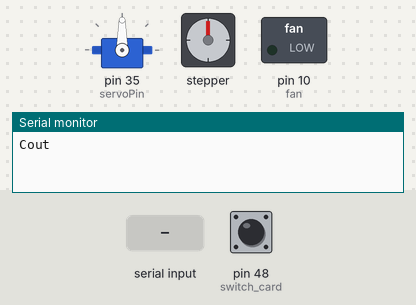
A program run on a simulated Arduino Mega 2560, built with avr-gcc and run on an emulated ATmega2560. Parts: servo, stepper motor, switched loads named in the program (green lamp = pin HIGH), the last lines printed to the serial monitor. The inputs (shaded band) are chosen by the test bench; at power-on: pin 48 (switch_card) HIGH. Stepper angles assume 100 steps per turn; pins used as bus, display or sensor lines are not drawn.

Above: at 1.2 s.
1.3 s: "D,150\n" received over Serial
At 15.2 s:
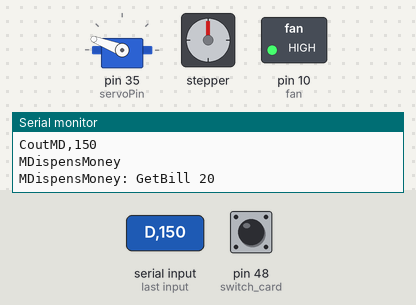
At 30.5 s:
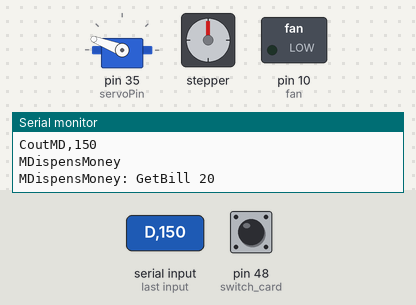
Timing chart, 0 to 34.4 s (numbered marks = the images above; inputs shaded):
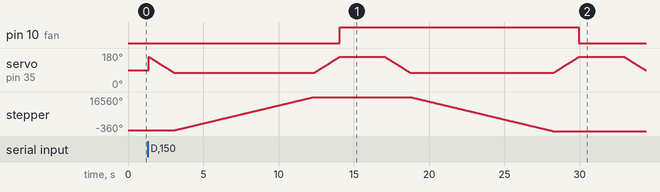

The program:

main.cpp
```cpp
/*
 * Project 3/4
 *
 * Daniël van der Drift
 * Robbin Koot
 * Timo van der Meer
 * Zoë Zegers
 */

#include <Arduino.h>
#include <SPI.h>
#include <MFRC522.h>
#include <Keypad.h>
#include <Stepper.h>
#include <Servo.h>

//Printer
//#include "Adafruit_Thermal.h"
#include "SoftwareSerial.h"

// RFID
#define SS_PIN 53
#define RST_PIN 49
#define switch_card 48
MFRC522 mfrc522(SS_PIN, RST_PIN);


// Printer
/*#define TX_PIN 47
#define RX_PIN 45
SoftwareSerial mySerial(RX_PIN, TX_PIN); // Declare SoftwareSerial obj first
Adafruit_Thermal printer(&mySerial);     // Pass addr to printer constructor*/

// Servo
Servo myServo;
#define servoPin 35

// Fan
#define fan 10

// Steppemotor
#define STEPS 100
Stepper myStepper(STEPS, 37, 39, 41, 43);

// Data location
const byte block = 1;

MFRC522::MIFARE_Key keyRFID;


// Defining the keypad
const byte ROWS = 4;

const byte COLS = 4;

char keys[ROWS][COLS] = {
	{'1', '2', '3', 'A'},
	{'4', '5', '6', 'B'},
	{'7', '8', '9', 'C'},
	{'*', '0', '#', 'D'}};

byte rowPins[ROWS] = {2, 3, 4, 5}; //Rows 0 to 3

byte colPins[COLS] = {6, 7, 8, 9}; //Columns 0 to 3

// Initializes an instance of the Keypad class
Keypad keypad = Keypad(makeKeymap(keys), rowPins, colPins, ROWS, COLS);

// Wait without delay
unsigned long previousMillis = 0;
const long interval = 4000;

boolean ChangeCardState;

// Functions
void SendString(String data);
char *ReceiveString();
void DispensMoney(String geld);
void PrintReceipt(String data);
void GetBill(int distance);

void setup()
{
	Serial.begin(9600);
	SPI.begin();
	mfrc522.PCD_Init();

	// RFID
	pinMode (switch_card, INPUT_PULLUP);

	// Printer
  	//mySerial.begin(9600);  // Initialize SoftwareSerial
  	//printer.begin();       // Init printer (same regardless of serial type)

	// Servo
	myServo.attach(servoPin);

	// Fan
  	pinMode(fan, OUTPUT);

	// Steppermotor
	myStepper.setSpeed(300);

	// RFID read key
	keyRFID.keyByte[0] = 0xFF;
	keyRFID.keyByte[1] = 0xFF;
	keyRFID.keyByte[2] = 0xFF;
	keyRFID.keyByte[3] = 0xFF;
	keyRFID.keyByte[4] = 0xFF;
	keyRFID.keyByte[5] = 0xFF;
}

void loop()
{
	// Serial.print("_");

	char key = keypad.getKey();

	if (key)
	{
		SendString("K" + String(key));
	}


	if (digitalRead (switch_card) != ChangeCardState){

		ChangeCardState = digitalRead (switch_card);

		if(!ChangeCardState){
			//SendString("Cin");

			// Look for new RFID cards
			bool newCard = mfrc522.PICC_IsNewCardPresent();
			bool readCard = mfrc522.PICC_ReadCardSerial();
			if (newCard && readCard){
				byte buffer[18];
				MFRC522::StatusCode status;
				byte len = 18;

				status = mfrc522.PCD_Authenticate(MFRC522::PICC_CMD_MF_AUTH_KEY_A, 1, &keyRFID, &(mfrc522.uid));
				if (status != MFRC522::STATUS_OK)
				{
					// Serial.print(F("Authentication failed: "));
					// Serial.println(mfrc522.GetStatusCodeName(status));
					return;
				}

				status = mfrc522.MIFARE_Read(block, buffer, &len);
				if (status != MFRC522::STATUS_OK)
				{
					// Serial.print(F("Reading failed: "));
					// Serial.println(mfrc522.GetStatusCodeName(status));
					return;
				}

				String cardData = "";
				for (uint8_t i = 0; i < 16; i++)
				{
					cardData += (char)buffer[i];
				}
				SendString("R" + cardData); // SendString("RUS-TIMO-00001234");

				mfrc522.PICC_HaltA();
				mfrc522.PCD_StopCrypto1();
			}
		}
		else{
			SendString("Cout");
		}

	}


	// Receive a string
	char *userInput = ReceiveString();
	if (userInput != NULL)
	{

		String receivedString = userInput;
		Serial.println("M" + receivedString);
		if (receivedString.substring(0,1) == "D") {
    		DispensMoney(receivedString.substring(1));
		}
		else if (receivedString.substring(0,1) == "P") {
    		PrintReceipt(receivedString.substring(1));
		}


		// Send string example
		// SendString(userInput);
	}
}


void DispensMoney(String geld) // D1-1-1-1
{
	Serial.println("MDispensMoney");

	// D: Dispence money (amount $50 bills, amount $20 bills, amount $10 bills, amount $5 bills)(1-0-2-0)

	/*char array[50];
	geld.toCharArray(array, 50);

	char *strings[10];
	char *ptr = NULL;
	byte index = 0;

	ptr = strtok(array, "-"); // Takes a list of delimiters
	while (ptr != NULL)
	{
		strings[index] = ptr;
		index++;
		ptr = strtok(NULL, "-"); // Takes a list of delimiters
	}*/


	String bill50a = geld.substring(0,1);
	int bill50 = bill50a.toInt();
	String bill20a = geld.substring(2,3);
	int bill20 = bill20a.toInt();
	String bill10a = geld.substring(4,5);
	int bill10 = bill10a.toInt();
	String bill5a = geld.substring(6,7);
	int bill5 = bill5a.toInt();

	// Voeg dispenser toe en zorg dat hij verschillende briefjes kan dispensen

	/*
	for (int i = 0; i < bill50; i++)
	{
		GetBill(?);
	}
	*/

	for (int i = 0; i < bill20; i++)
	{
		Serial.println("MDispensMoney: GetBill 20");
		GetBill(4600);
	}

	for (int i = 0; i <bill10; i++)
	{
		Serial.println("MDispensMoney: GetBill 10");
		GetBill(2850);
	}

	for (int i = 0; i < bill5; i++)
	{
		Serial.println("MDispensMoney: GetBill 5");
		GetBill(1350);
	}

	// send D
	SendString("D");
}

void GetBill(int distance)
{
	// Move servo up
	for (int r = 160; r > 75; r--)
	{
		myServo.write(r);
		delay(20);
	}

	// Move to bill place
	myStepper.step(distance);

	// Move servo down
	for (int i = 75; i < 160; i++)
	{
		myServo.write(i);
		delay(20);
	}

	// Turn fan on
	digitalWrite(fan, HIGH);
	delay(3000);

	// Move servo up
	for (int r = 160; r > 75; r--)
	{
		myServo.write(r);
		delay(20);
	}

	// Move to bill place
	myStepper.step(-(distance + 100));

	// Move servo down
	for (int i = 75; i < 160; i++)
	{
		myServo.write(i);
		delay(20);
	}

	// Turn fan off
	digitalWrite(fan, LOW);
	delay(3000);
}


void PrintReceipt(String data){
	// P: Print bon (Time-pinValue-accountnNr-balance)(Sat May 23 13:58:45 CEST 2020-65-00001234-180)

	char array[50];
	data.toCharArray(array,50);
	char *strings[10];
	char *ptr = NULL;
	byte index = 0;

	ptr = strtok(array, "-");  // Takes a list of delimiters
	while(ptr != NULL)
	{
		strings[index] = ptr;
		index++;
		ptr = strtok(NULL, "-");  // Takes a list of delimiters
	}

	// Print information on receipt printer
	/*printer.setSize('L'); // Size large
	printer.justify('C'); // Print in center
	printer.println(F("TimoBank"));
	printer.setSize('S'); // Size small
	printer.justify('R'); // Print at the right
	printer.println("Locatie: US");
	printer.println("Transactie soort: geld opnemen");
	printer.println("Hoeveelheid: " + (String) strings[0]);
	printer.println("Account nummer: " + (String) strings[1]);
	printer.println("Datum: " + (String) strings[2]);
	printer.justify('C'); // Print in center
	printer.println(F("Bedankt voor het gebruiken van onze geldautomaat"));*/
}


void SendString(String data)
{
	Serial.print(data);
}

char *ReceiveString()
{
	static char data[21]; // For strings of max length=20
	if (!Serial.available())
		return NULL;
	delay(64);					   // Wait for all characters to arrive
	memset(data, 0, sizeof(data)); // Clear data
	byte count = 0;
	while (Serial.available())
	{
		char c = Serial.read();
		if (c >= 32 && count < sizeof(data) - 1)
		{
			data[count] = c;
			count++;
		}
	}
	data[count] = '\0'; // Make it a zero terminated string
	return data;
}
```
